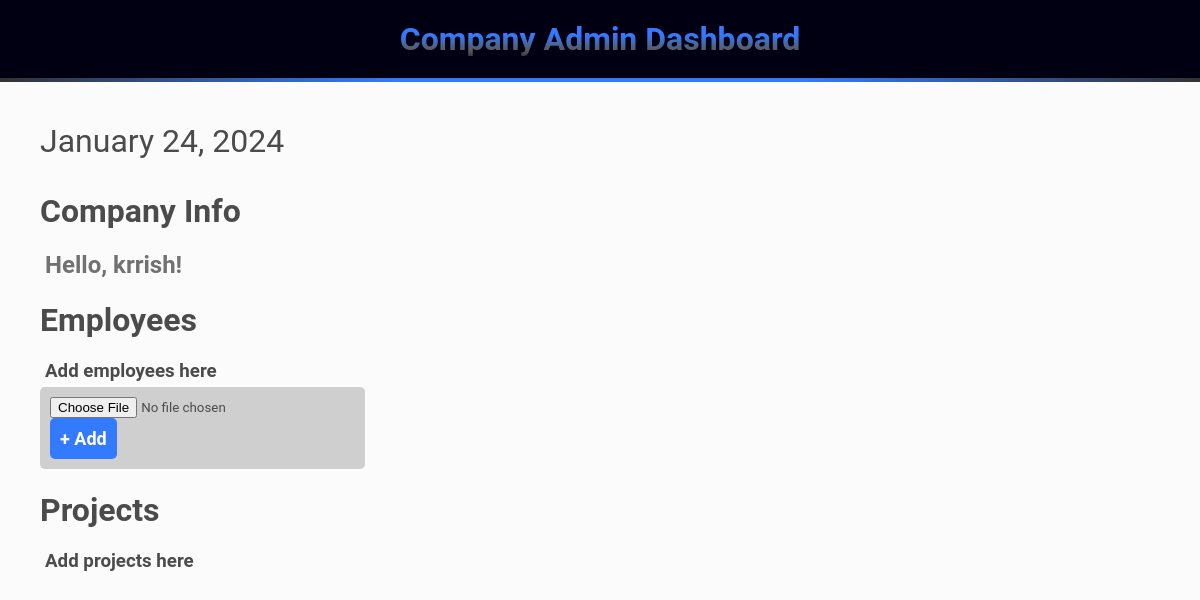
Page /dashboard (signed in) on the earlier database version.
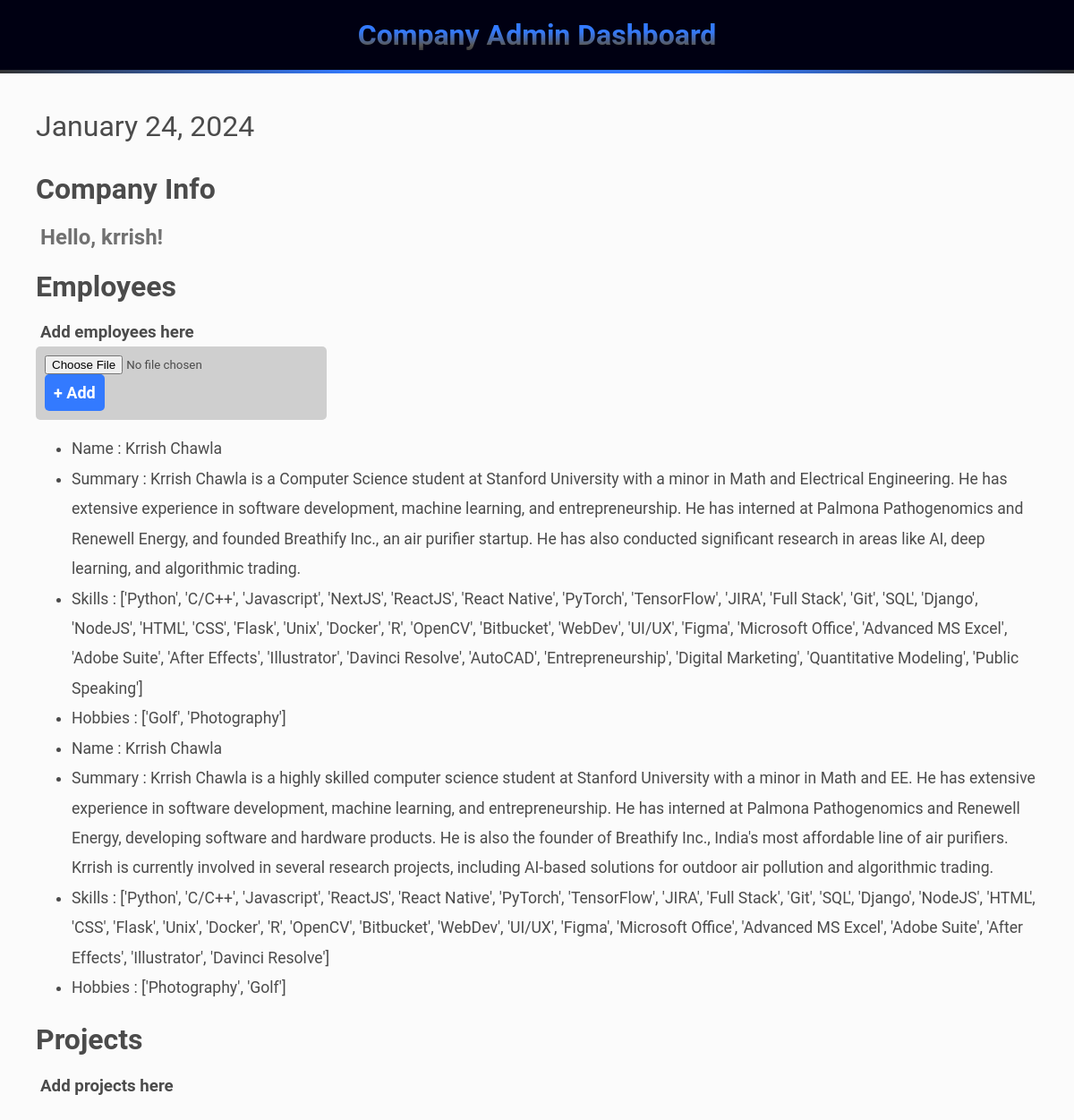
Same page on the later database version.
### app.py (models this page shows)
class Employee(db.Model):
    id = db.Column(db.Integer, primary_key=True)
    user_id = db.Column(db.Integer, db.ForeignKey('user.id'), nullable=False)
    name = db.Column(db.String(100))  # Employee's name or identifier
    summary = db.Column(db.Text, nullable=False)
    skills = db.Column(db.Text, nullable=False)
    hobbies = db.Column(db.Text, nullable=False)
    user = db.relationship('User', backref=db.backref('employees', lazy=True))

### app.py (the view, shortened to what this page needs)
@app.route('/dashboard', methods=["GET", "POST"])
def dashboard():
    current_date = datetime.now()
    formatted_date = str(current_date.strftime("%B %d, %Y"))
    if 'username' in session:
        user = User.query.filter_by(username=session['username']).first()
        employees = user.employees if user else []
        return render_template('dashboard.html', username=session['username'], date=formatted_date, employees=employees)
    return redirect(url_for('login'))

### templates/dashboard.html (shortened to what this page needs)
<!DOCTYPE html>
<html>
<head>
    <link rel="stylesheet" type="text/css" href="{{ url_for('static', filename='styles.css') }}">
</head>
<body style="align-items: left;">
    <div style="flex-direction: column; width: 100%;">
        <div class="dashboard-header">
            <h2 class="subhead" style="font-size: 32px; margin: 0px">Company Admin Dashboard</h2>
        </div>
        <div style="text-align: left; margin: 40px">
            <p style="font-size: 32px;">{{ date }}</p>
            <h1>Company Info</h1>
            <h3 id="name" style="font-size: 24px">Hello, {{ username }}!</h3>
            <h1>Employees</h1>
            <h3>Add employees here</h3>
            <form action="{{ url_for('dashboard') }}" method="post" enctype="multipart/form-data" style="margin: 0; padding:10px; gap:0px; background-color: #cfcfcf; width: 305px; border-radius: 5px;">
                <input type="file" name="resume" accept=".pdf">
                <button class=primary style="font-size: 18px; padding: 10px; border-radius: 5px;" type="submit">+ Add</button>
            </form>
            <div>
                <ul>
                    {% for employee in employees %}
                        <li>Name : {{ employee.name }}</li>
                        <li>Summary : {{ employee.summary }}</li>
                        <li>Skills : {{ employee.skills }}</li>
                        <li>Hobbies : {{ employee.hobbies }}</li>
                    {% endfor %}
                </ul>
            </div>
            <h1>Projects</h1>
            <h3>Add projects here</h3>
        </div>
    </div>
</body>
</html>

### static/styles.css (style rules this page uses)
* { font-family: 'Roboto', 'Open Sans', Arial, sans-serif; }
body { background-color: #fbfbfb; color: #4b4b4b; font-family: Arial, sans-serif; text-align: center; margin: 0; display: flex; justify-content: center; align-items: center; font-family: 'Roboto', 'Open Sans', Arial, sans-serif; }
button { background-color: #000012; color: #fff; border: none; border-radius: 10px; font-size: 20px; padding: 20px; margin-right: 20px; font-weight: bold; }
h3 { margin: 5px; }
.primary { background-color: #337aff; border-radius: 10px; }
#name { color: transparent; background-image: linear-gradient(to left, #337aff, #337aff, #717171, #717171); background-size: 300% auto; background-clip: text; -webkit-background-clip: text; animation: sweepColor 5s ease-in-out infinite; }
h2 { color: #000 }
li { font-size: 1.1em; line-height: 1.9em; }
.subhead { font-size: 60px; color: transparent; background-image: linear-gradient(to bottom, #337aff, #337aff, #595959 80%, #323232 ); background-clip: text; margin-bottom: 20px; margin-top: 20px; }
.dashboard-header { background-color: #000012; margin: 0px; padding: 20px; border-bottom: 4px solid transparent; border-image: linear-gradient(to right, #323232, #337aff, #337aff, #323232) 1; }

Differences in the rows shown:
added Employee: name "Krrish Chawla", summary "Krrish Chawla is a Computer Science student at Stanford University with a minor in Math and Electrical Engineering. He has extensive experience in software development, machine learning, and entrepreneurship. He has interned at Palmona Pathogenomics and Renewell Energy, and founded Breathify Inc., an air purifier startup. He has also conducted significant research in areas like AI, deep learning, and algorithmic trading.", skills "['Python', 'C/C++', 'Javascript', 'NextJS', 'ReactJS', 'React Native', 'PyTorch', 'TensorFlow', 'JIRA', 'Full Stack', 'Git', 'SQL', 'Django', 'NodeJS', 'HTML', 'CSS', 'Flask', 'Unix', 'Docker', 'R', 'OpenCV', 'Bitbucket', 'WebDev', 'UI/UX', 'Figma', 'Microsoft Office', 'Advanced MS Excel', 'Adobe Suite', 'After Effects', 'Illustrator', 'Davinci Resolve', 'AutoCAD', 'Entrepreneurship', 'Digital Marketing', 'Quantitative Modeling', 'Public Speaking']", hobbies "['Golf', 'Photography']"
added Employee: name "Krrish Chawla", summary "Krrish Chawla is a highly skilled computer science student at Stanford University with a minor in Math and EE. He has extensive experience in software development, machine learning, and entrepreneurship. He has interned at Palmona Pathogenomics and Renewell Energy, developing software and hardware products. He is also the founder of Breathify Inc., India's most affordable line of air purifiers. Krrish is currently involved in several research projects, including AI-based solutions for outdoor air pollution and algorithmic trading.", skills "['Python', 'C/C++', 'Javascript', 'ReactJS', 'React Native', 'PyTorch', 'TensorFlow', 'JIRA', 'Full Stack', 'Git', 'SQL', 'Django', 'NodeJS', 'HTML', 'CSS', 'Flask', 'Unix', 'Docker', 'R', 'OpenCV', 'Bitbucket', 'WebDev', 'UI/UX', 'Figma', 'Microsoft Office', 'Advanced MS Excel', 'Adobe Suite', 'After Effects', 'Illustrator', 'Davinci Resolve']", hobbies "['Photography', 'Golf']"
